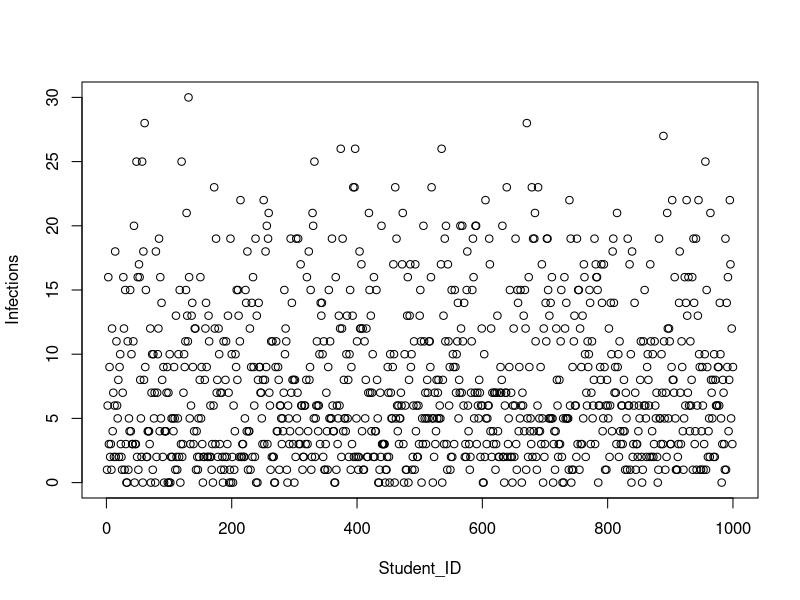

This chart was generated by the following R code:
options(max.print=1000000)

Asymptomatic_SAR_H <- 0.04
Asymptomatic_SAR_NN <- 0.008
Asymptomatic_SAR_NP<- 0.002 
Presymptomatic_SAR_H<- 0.061
Presymptomatic_SAR_NN <- 0.046
Presymptomatic_SAR_NP<- 0.0115
Symptomatic_SAR_H <- 0.1745
Symptomatic_SAR_NN <- 0.0520
Symptomatic_SAR_NP<- 0.0177

#Input the SARs
Student_ID <- 1
dwo = Student_ID

repeat{
gender <- rbinom(1,1,480/838)
Asymptomatic_or_presymptomatic <- if(gender == 1){rbinom(1,1,3/11)}else{
  rbinom(1,1,2/9)

}
#Determine Student Gender and Initial Symptom Status

Date_of_Test <- sample(0:7,1)
False_Negativity_Rate <- if (Date_of_Test == 0){
  1
}else{if(Date_of_Test == 1){
  1
}else{if(Date_of_Test == 2){
    runif(1,min = 0.96,max = 1)
}else{if(Date_of_Test ==3){
    runif (1, min = 0.588,max = 0.999)
}else{if(Date_of_Test == 4){
    runif (1, min = 0.296, max = 0.941)
}else{if(Date_of_Test == 5){
    runif (1, min = 0.184,max = 0.646)
}else{if(Date_of_Test == 6){
    runif(1, min = 0.14,max = 0.399)
}else{if(Date_of_Test == 7){
    runif(1,min = 0.125,max = 0.310)
  
  }}}}}}}}

Test_False_Negative <- rbinom (1,1,False_Negativity_Rate)
Symptom_onset <- sample(3:6,1)

#If()else{}loop and runif() to determine if student test false-negative

if(Test_False_Negative == 0 & Asymptomatic_or_presymptomatic == 1){
  Removal_Date_of_Asymptomatic<- Date_of_Test;Removal_Date_of_Presymptomatic <- 0;Removal_Date_of_Symptomatic <- 0
}else{if(Test_False_Negative == 1 & Asymptomatic_or_presymptomatic == 1){
  Removal_Date_of_Asymptomatic <- Date_of_Test+7;Removal_Date_of_Presymptomatic <- 0; Removal_Date_of_Symptomatic <- 0
}else{if(Symptom_onset <= Date_of_Test & Asymptomatic_or_presymptomatic ==0 ){
  Removal_Date_of_Asymptomatic <- 0;Removal_Date_of_Presymptomatic <- Symptom_onset;Removal_Date_of_Symptomatic <- sample (0:4,1)
}else{if(Symptom_onset > Date_of_Test & Asymptomatic_or_presymptomatic == 0 & Test_False_Negative == 0){
  Removal_Date_of_Asymptomatic<- 0;Removal_Date_of_Presymptomatic <- Date_of_Test;Removal_Date_of_Symptomatic <- 0
}else{if(Symptom_onset > Date_of_Test & Asymptomatic_or_presymptomatic == 0 & Test_False_Negative == 1){
  Removal_Date_of_Asymptomatic <- 0;Removal_Date_of_Presymptomatic <- Symptom_onset;Removal_Date_of_Symptomatic <- sample (0:4,1)
}}
}}
}

DaysA <- 0
InfectionsA <- 0 
#If()else{}loop to determine the Removal Date of Asymptomatic and Presymptomatic status and Removal Date of Symptomatic Status

if(Removal_Date_of_Asymptomatic == 0){InfectionsA<- 0}else{repeat {

#Define initial infection and days to be 0 for repeat()loop break condition

AContact_Number_M_H <- sample(0:2,1)
AContact_Number_M_NN <- sample(5:40,1)
AContact_Number_M_NP <- sample(8:118,1)
AContact_Number_G_H <- sample(1:3,1)
AContact_Number_G_NN<- sample (3:14,1)
AContact_Number_G_NP <- sample(8:34,1)
#Input Contact Numbers as vectors inside the repeat()loop since they are to be randomized by day

if (gender == 1){
    AContactNumberH <- AContact_Number_M_H;AContactNumberNN<- AContact_Number_M_NN;AContactNumberNP <- AContact_Number_M_NP
}else{if(gender == 0){
    AContactNumberH <- AContact_Number_G_H;AContactNumberNN<- AContact_Number_G_NN;AContactNumberNP <- AContact_Number_G_NP }
  }
#If()else{} loop to determine Student's Contact Numbers in vectors based on gender

Asymptomatic_Infections<- sum(rbinom(AContactNumberH,1,Asymptomatic_SAR_H))+sum(rbinom(AContactNumberNN,1,Asymptomatic_SAR_NN))+sum(rbinom(AContactNumberNP,1,Asymptomatic_SAR_NP))

InfectionsA <- InfectionsA+Asymptomatic_Infections

DaysA <- DaysA+1
if(DaysA == Removal_Date_of_Asymptomatic){break}
}}

DaysP<- 0
InfectionsP<- 0

if(Removal_Date_of_Presymptomatic == 0){InfectionsP <- 0}else{repeat{
  
  PContact_Number_M_H <- sample(0:2,1)
  PContact_Number_M_NN <- sample(5:40,1)
  PContact_Number_M_NP <- sample(8:118,1)
  PContact_Number_G_H <- sample(1:3,1)
  PContact_Number_G_NN<- sample (3:14,1)
  PContact_Number_G_NP <- sample(8:34,1)
  #Input Contact Numbers as vectors inside the repeat()loop since they are to be randomized by day
  
  if (gender == 1){
    PContactNumberH <- PContact_Number_M_H;PContactNumberNN<- PContact_Number_M_NN;PContactNumberNP <- PContact_Number_M_NP
  }else{if(gender == 0){
    PContactNumberH <- PContact_Number_G_H;PContactNumberNN<- PContact_Number_G_NN;PContactNumberNP <- PContact_Number_G_NP }
  }
Presymptomatic_Infections<- sum(rbinom(PContactNumberH,1,Presymptomatic_SAR_H))+sum(rbinom(PContactNumberNN, 1, Presymptomatic_SAR_NN))+sum(rbinom(PContactNumberNP,1,Presymptomatic_SAR_NP))

InfectionsP<- InfectionsP+Presymptomatic_Infections

DaysP<- DaysP+1
if(DaysP == Removal_Date_of_Presymptomatic){break}
}}

DaysS<- 0
InfectionsS<- 0

if(Removal_Date_of_Symptomatic == 0){InfectionsS <- 0}else{repeat{
  
  SContact_Number_M_H <- sample(0:2,1)
  SContact_Number_M_NN <- sample(5:40,1)
  SContact_Number_M_NP <- sample(8:118,1)
  SContact_Number_G_H <- sample(1:3,1)
  SContact_Number_G_NN<- sample (3:14,1)
  SContact_Number_G_NP <- sample(8:34,1)
  #Input Contact Numbers as vectors inside the repeat()loop since they are to be randomized by day
  
  if (gender == 1){
    SContactNumberH <- SContact_Number_M_H;SContactNumberNN<- SContact_Number_M_NN;SContactNumberNP <- SContact_Number_M_NP
  }else{if(gender == 0){
    SContactNumberH <- SContact_Number_G_H;SContactNumberNN<- SContact_Number_G_NN;SContactNumberNP <- SContact_Number_G_NP }
  }
  Symptomatic_Infections<- sum(rbinom(SContactNumberH,1,Symptomatic_SAR_H))+sum(rbinom(SContactNumberNN, 1, Symptomatic_SAR_NN))+sum(rbinom(SContactNumberNP,1,Symptomatic_SAR_NP))
  
  InfectionsS<- InfectionsS+Symptomatic_Infections
  
  DaysS<- DaysS+1
  if(DaysS == Removal_Date_of_Symptomatic){break}
}}


Infections <- InfectionsA+InfectionsP+InfectionsS

Student_ID <- Student_ID+1

dwo = rbind(dwo,data.frame(Student_ID, Infections)) #Input each individual trial's outcome into data frame


if(Student_ID == 1000){break}
}

print(dwo)
plot(dwo)
summary(dwo$Infections)